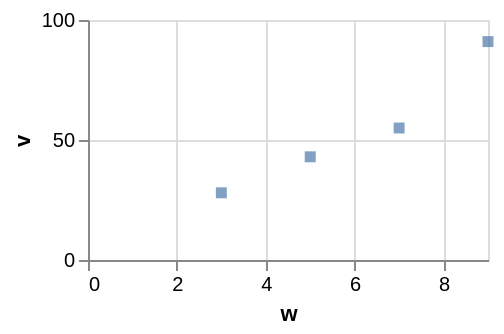

The specification (Vega-Lite) saved for this image:
### Vega-Lite specification from a JSON file in a GitHub repository (floating-point values rounded to 4 significant figures)
{"$schema": "https://vega.github.io/schema/vega-lite/v6.json", "width": 200, "height": 120, "data": {"values": [{"c": "alpha", "v": 28, "w": 3, "t": "2024-01-07"}, {"c": "beta", "v": 55, "w": 7, "t": "2024-03-19"}, {"c": "gamma", "v": 43, "w": 5, "t": "2024-06-02"}, {"c": "delta", "v": 91, "w": 9, "t": "2024-09-11"}]}, "mark": {"type": "square", "interpolate": "basis"}, "encoding": {"x": {"field": "w", "type": "quantitative"}, "y": {"field": "v", "type": "quantitative"}}}
